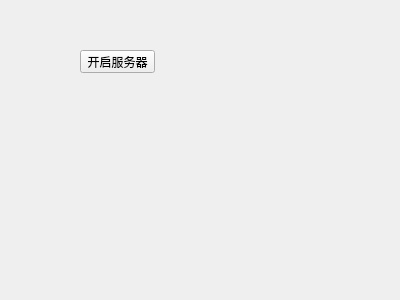
<?xml version="1.0" encoding="UTF-8"?>
<ui version="4.0">
 <class>MainWindow</class>
 <widget class="QMainWindow" name="MainWindow">
  <property name="geometry">
   <rect>
    <x>0</x>
    <y>0</y>
    <width>400</width>
    <height>300</height>
   </rect>
  </property>
  <property name="windowTitle">
   <string>MainWindow</string>
  </property>
  <widget class="QWidget" name="centralWidget">
   <widget class="QPushButton" name="pushButton_Listen">
    <property name="geometry">
     <rect>
      <x>80</x>
      <y>50</y>
      <width>75</width>
      <height>23</height>
     </rect>
    </property>
    <property name="text">
     <string>开启服务器</string>
    </property>
   </widget>
  </widget>
  <widget class="QMenuBar" name="menuBar">
   <property name="geometry">
    <rect>
     <x>0</x>
     <y>0</y>
     <width>400</width>
     <height>23</height>
    </rect>
   </property>
  </widget>
 </widget>
 <layoutdefault spacing="6" margin="11"/>
 <resources/>
 <connections/>
</ui>
